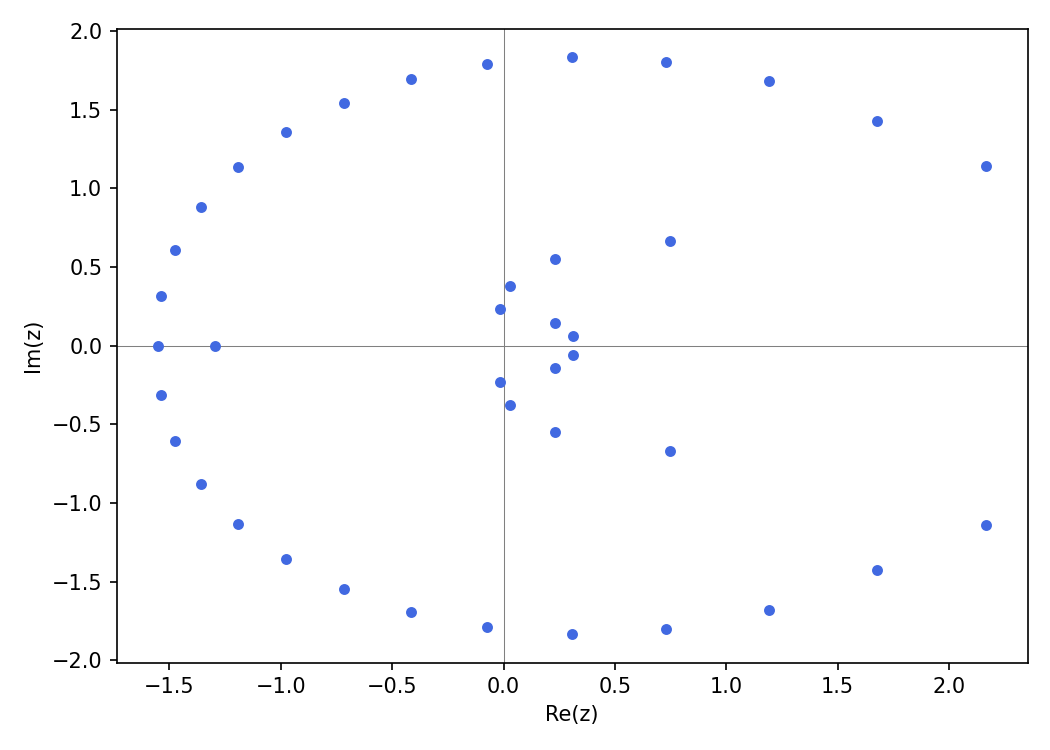

Write the Python code that produced this figure.
"""Row-N zeros for Charlier (a=1) family.

p_N(x) = sum_{k=0}^{N} b_{N,k} / sqrt(h_k) * C_k(x)

where b_{N,k} = e^{-2} * sum_{x=0}^{X} C_N(x; 1) * C_k(x; 1) / (x!)^2

and h_k = a^{-k} k! = k! for a=1.

The Charlier polynomials satisfy the orthogonality
  sum_{x=0}^{inf} C_m(x;a) C_k(x;a) * a^x / x! = e^a * a^{-n} * n! * delta_{mk}
  => h_k = e^1 * 1^{-k} * k! = e * k! (with the e^{-a} weight)
  BUT the matching uses weight w^2 where w(x) = e^{-a/2} a^{x/2} / sqrt(x!),
  i.e. b_{N,k} = e^{-2a} sum_x C_N(x) C_k(x) a^{2x} / (x!)^2 / sqrt(h_N h_k)

From charlier_zeros_single.py:
  normalized_w2(m, k, a) = e^{-2a} sum_{x=0}^X C_m(x) C_k(x) a^{2x} / (x!)^2 / sqrt(h_m h_k)

So b_{N,k} = normalized_w2(N, k, a=1).

The polynomial p_N(x) = sum_{k=0}^N b_{N,k} * C_k(x) / sqrt(h_k)
  = sum_{k=0}^N normalized_w2(N, k, 1) * C_k(x) / sqrt(h_k)

Wait: normalized_w2 already divides by sqrt(h_m h_k), so:
  b_{N,k} (unnormalized) = e^{-2} sum_x C_N(x) C_k(x) / (x!)^2
  b_{N,k} (normalized) = above / sqrt(h_N h_k)

The approximant is sum_k b_{N,k}^{norm} * Chat_k where Chat_k = C_k / sqrt(h_k).
This gives sum_k [b_{N,k}^{norm} / sqrt(h_k)] * C_k
         = sum_k [e^{-2} sum_x C_N(x) C_k(x) / (x!)^2 / (h_N h_k)] * C_k
which is what we want (up to the 1/h_N factor which is k-independent).

For zeros we can drop 1/h_N:
  p_N(x) proportional to sum_{k=0}^N [e^{-2} sum_x C_N(x') C_k(x') / (x'!)^2 / h_k] * C_k(x)

With a=1, h_k = k!.

Zeros plotted vs zeros of C_N(x;1) on real line (positive real axis, discrete).
Since Charlier zeros are on the real positive axis, we show them as a rug plot.
"""
import mpmath as mp
from mpmath import mpf, power, factorial as fac, exp, sqrt
import matplotlib
matplotlib.use("Agg")
import matplotlib.pyplot as plt
import pickle
import os

mp.dps = 60
a = 1
X_sum = 200  # truncation for the infinite sum over x


def charlier_poly(n, x, a_val=1):
    """Charlier C_n(x; a) via 3-term recurrence."""
    if n == 0:
        return mpf(1)
    p, c = mpf(1), 1 - x / mpf(a_val)
    for k in range(1, n):
        c, p = ((k + a_val - x) * c - k * p) / a_val, c
    return c


def h_n(n):
    """h_n = a^{-n} n! = n! for a=1."""
    return fac(n)


def compute_b_Nk_normalized(N, k, X=X_sum):
    """b_{N,k}^{norm} = e^{-2} sum_{x=0}^X C_N(x) C_k(x) / (x!)^2 / sqrt(h_N h_k)."""
    s = mpf(0)
    for x in range(X):
        s += (charlier_poly(N, mpf(x)) *
              charlier_poly(k, mpf(x)) /
              fac(x) ** 2)
    return exp(-2) * s / sqrt(h_n(N) * h_n(k))


# Cache for row N coefficients
CACHE_FILE = f"charlier_rowN_N{40}.pkl"

N = 40

if os.path.exists(CACHE_FILE):
    with open(CACHE_FILE, 'rb') as f:
        b_norm = pickle.load(f)
    print(f"Loaded {len(b_norm)} cached b_{{N,k}} values")
else:
    print(f"Computing b_{{{N},k}} for k=0..{N}...")
    b_norm = []
    for k in range(N + 1):
        v = compute_b_Nk_normalized(N, k, X=X_sum)
        b_norm.append(v)
        if k % 5 == 0:
            print(f"  k={k}: b = {mp.nstr(v, 8)}")
    with open(CACHE_FILE, 'wb') as f:
        pickle.dump(b_norm, f)
    print("Saved cache")


def charlier_monomial_coeffs(k, x_max=None):
    """Monomial coefficients of C_k(x) = sum_j c_j x^j.
    Uses the fact that C_k(x) satisfies 3-term recurrence, and accumulate
    polynomial coefficients symbolically.

    Actually, use mpmath polynomial multiplication approach:
    C_0 = 1
    C_1 = 1 - x  (a=1: C_1 = 1 - x/1 = 1 - x)
    C_{n+1} = ((n + a - x) C_n - n C_{n-1}) / a
            = ((n+1-x) C_n - n C_{n-1})   for a=1

    Represent as list of mpf: [c_0, c_1, ..., c_k] for coefficient of x^j.
    """
    if k == 0:
        return [mpf(1)]
    if k == 1:
        return [mpf(1), mpf(-1)]  # 1 - x
    p = [mpf(1)]         # C_0
    c = [mpf(1), mpf(-1)]  # C_1
    for n in range(1, k):
        # C_{n+1} = ((n+1-x)*C_n - n*C_{n-1}) / 1
        # = (n+1)*C_n - x*C_n - n*C_{n-1}
        new_len = len(c) + 1
        nxt = [mpf(0)] * new_len
        # (n+1)*C_n:
        for j, cj in enumerate(c):
            nxt[j] += (n + 1) * cj
        # -x*C_n: shift by 1
        for j, cj in enumerate(c):
            nxt[j + 1] -= cj
        # -n*C_{n-1}:
        for j, cj in enumerate(p):
            nxt[j] -= n * cj
        p, c = c, nxt
    return c


# Coefficient polynomial: g_N(x) = sum_k b_{N,k} x^k with the TRUE
# normalized entries (b_norm is already e^{-2} sum C_N C_k /(x!)^2 / sqrt(h_N h_k)).
print(f"Computing zeros of g_{N}(x) = sum_k b_{{N,k}} x^k ...")
coeffs = list(b_norm)
while len(coeffs) > 1 and coeffs[-1] == 0:
    coeffs.pop()
mp.dps = 80
zs = mp.polyroots(coeffs[::-1], maxsteps=300, extraprec=400)
print(f"  {len(zs)} zeros found")

xs = [float(z.real) for z in zs]
ys = [float(z.imag) for z in zs]

fig, ax = plt.subplots(figsize=(7, 5))
ax.scatter(xs, ys, s=18, color="royalblue", zorder=3,
           label=fr"zeros of $g_{{{N}}}(x)=\sum_k b_{{{N},k}}x^k$")
ax.axhline(0, color="gray", lw=0.5)
ax.axvline(0, color="gray", lw=0.5)
ax.set_xlabel("Re(z)")
ax.set_ylabel("Im(z)")
# legend removed
plt.tight_layout()
plt.savefig("charlier_rowN_zeros.png", dpi=150)
print("Saved charlier_rowN_zeros.png")
